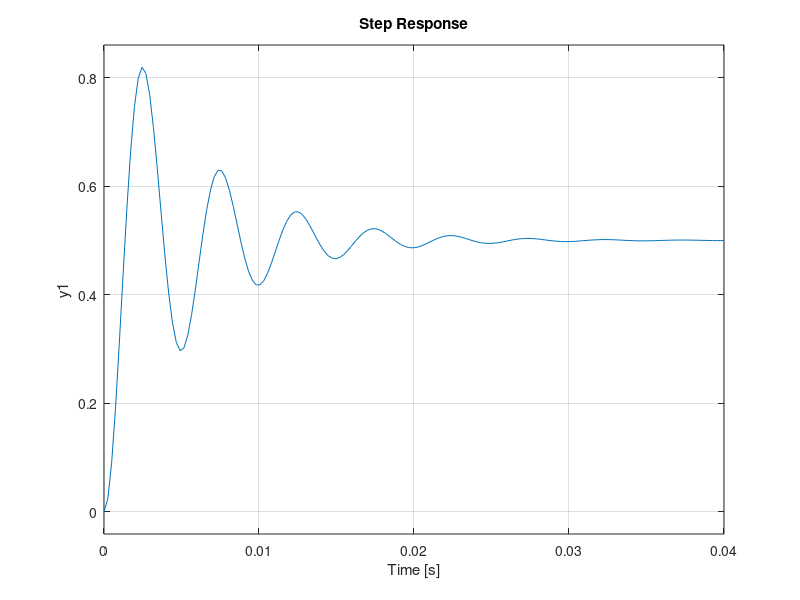

Source code (MATLAB):
clear all;
close all;
clc;

k=[7.248,14.5,181.2];
for i=1:3
    numerator=4500*k(i);
    denominator=[1,361.2,4500*k(i)];
    sys=tf(numerator,denominator);
    sys=sys/(1+sys);
    subplot(3,1,i);
    step(sys);
end
